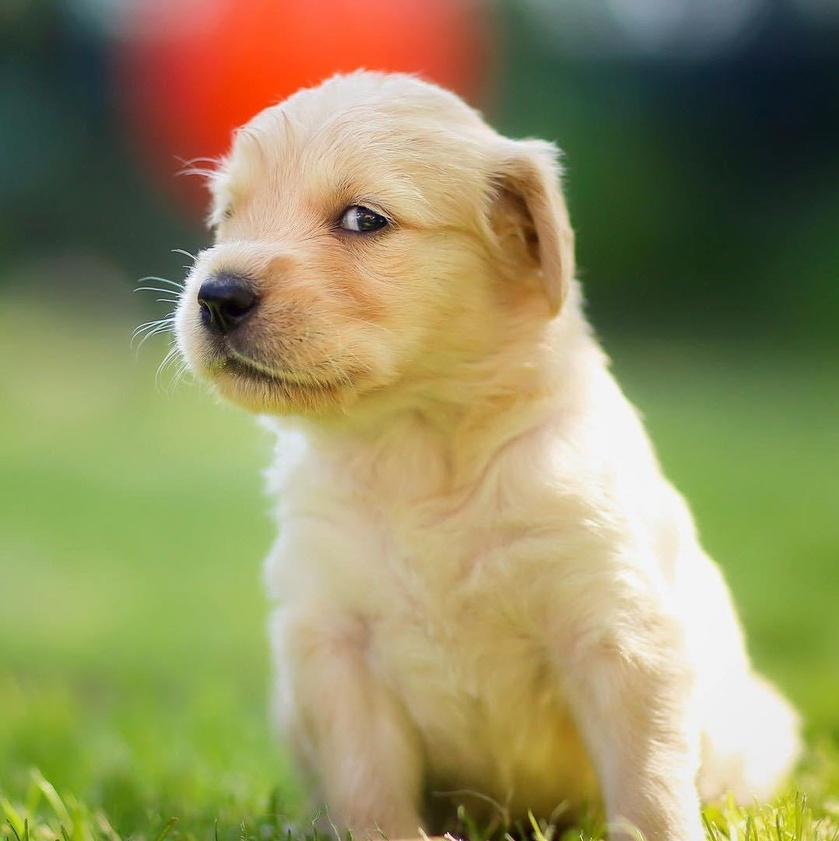
//> input picture images/example.jpg, 839 x 841 px, shrunk from 1078 x 1080 before the run
$ ./test01 ../images/example.jpg   (built with g++ and OpenCV 4)
//> lines starting //> are read from the running program, lines starting //| are printed output that depends on the picture
/*************************************************************************
    > File Name: test01.cpp
    > Author: __MHGL__
    > Mail: 1545989994@qq.com
    > Created Time: 2021年10月12日 星期二 22时45分03秒
 ************************************************************************/
# include <iostream>
# include <string>
# include <opencv2/opencv.hpp>


int main(int argc, char** argv)
{
	cv::Mat cv_img;
	// In the case of color images, the decoded images will have the channels stored in B G R order
	cv_img = cv::imread(argv[1]);
//> cv_img is the input picture: 841 rows x 839 cols, CV_8UC3; mean B, G, R 96.4, 143, 147
	if(cv_img.empty())
	{
		std::cerr << "Open img: " << argv[1] << " failed!!!" << std::endl;
		return -1;
	}

	std::string out_filename = "result.jpg";
	cv::imwrite(out_filename, cv_img);

	cv::Mat gray_img, hls_img;
	cv::cvtColor(cv_img, gray_img, cv::COLOR_BGR2GRAY);
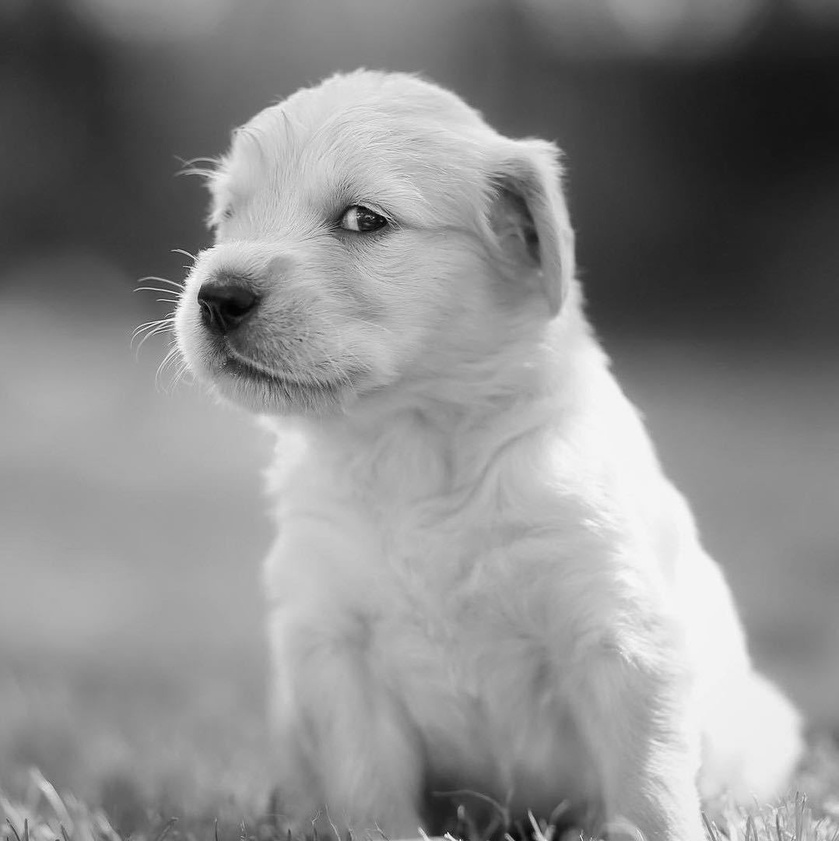
//> gray_img: 841 rows x 839 cols, CV_8UC1; min 1, max 254, mean 138.9
	std::string out_gray_filename = "result_gray.jpg";
	cv::imwrite(out_gray_filename, gray_img);

	cv::cvtColor(cv_img, hls_img, cv::COLOR_BGR2HLS);
//> hls_img: 841 rows x 839 cols, CV_8UC3; mean of channels 0, 1, 2 38.1, 127.2, 95.7
	std::string out_hls_filename = "result_hls.jpg";
	cv::imwrite(out_hls_filename, hls_img);
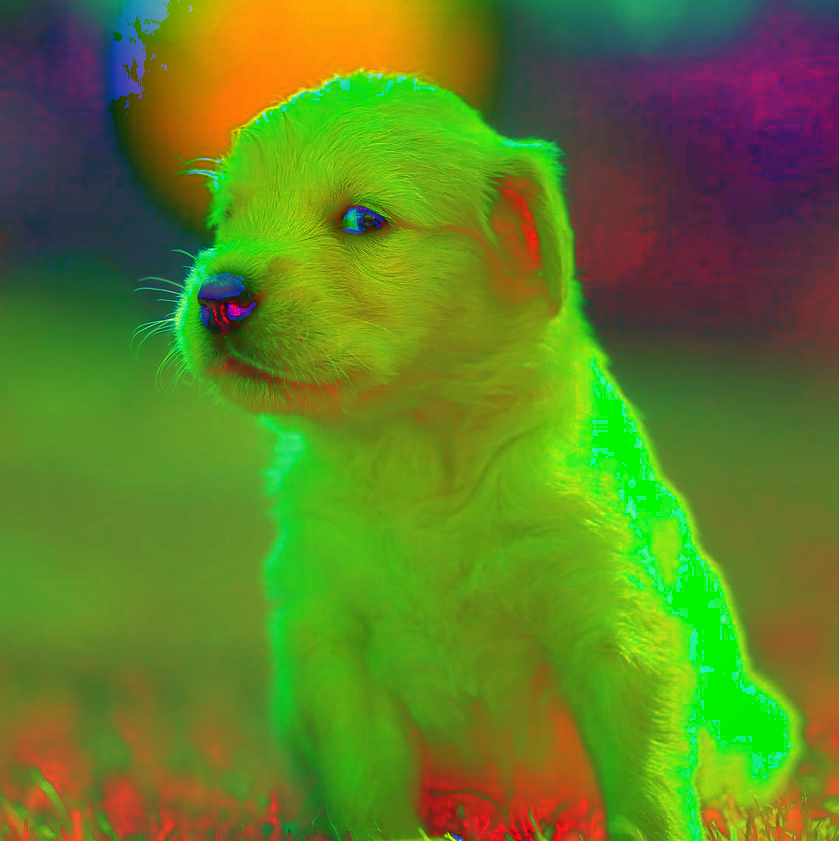
//> saved as result_hls.jpg: 841 rows x 839 cols, CV_8UC3; mean B, G, R 38.1, 127.2, 95.7

	return 0;
}
